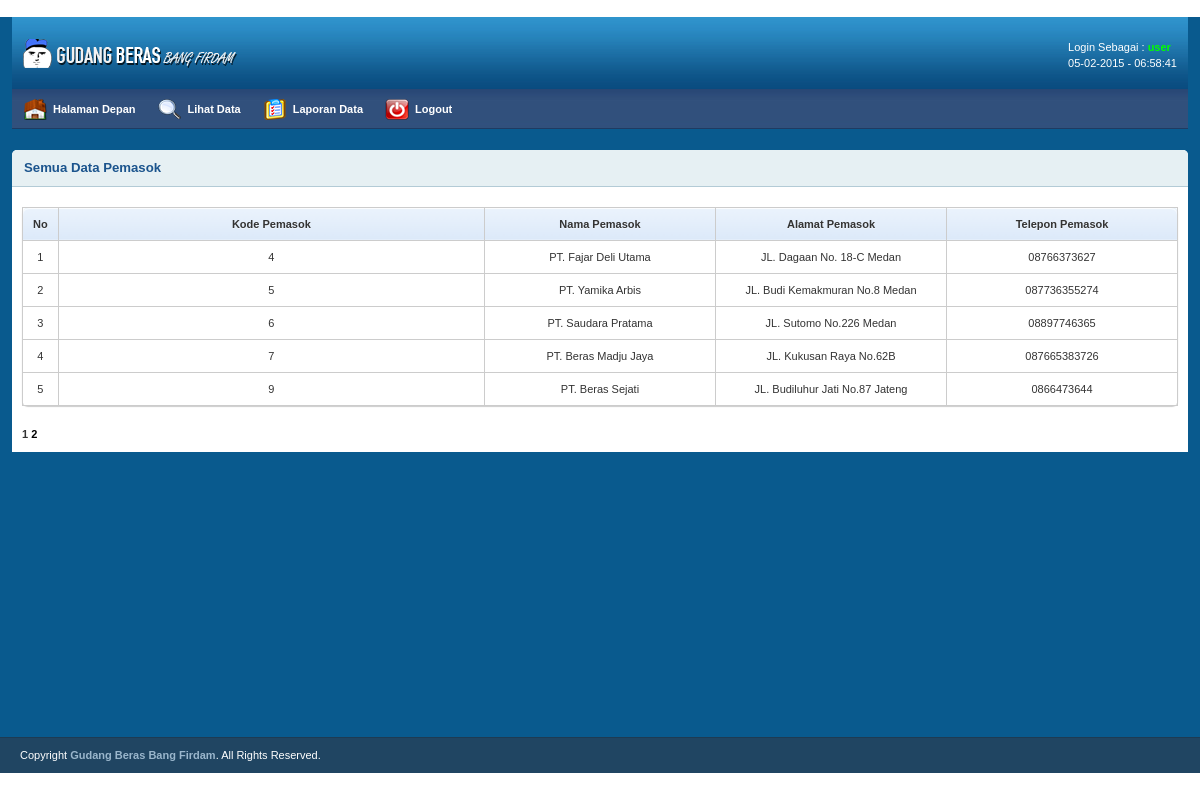
Page /main/lihat-pemasok.php (signed in) on the committed database.
### tables this page shows
CREATE TABLE IF NOT EXISTS `pemasok` (
  `kd_pemasok` int(10) NOT NULL AUTO_INCREMENT,
  `nama_pemasok` varchar(60) NOT NULL,
  `alamat_pemasok` varchar(70) NOT NULL,
  `telepon_pemasok` varchar(15) NOT NULL,
  PRIMARY KEY (`kd_pemasok`)
);

### main/lihat-pemasok.php (the view, shortened to what this page needs)
<?php
if(isset($_SESSION["user"]) && ($_SESSION["passwd"])){
?>
﻿<?php include "include/headernav.php"; ?>
        <div class="grid_12" style="margin-bottom:265px;">
            <div class="box round first fullpage">
                <h2>Semua Data Pemasok</h2>
                <div class="block">
			<form method="POST" action="lihat-pemasok.php">
			<table class="bordered">
    			<thead>
				<?php
					if(isset($_SESSION['level'])){
						if($_SESSION['level'] == "admin"){
				?>
    				<tr>
					<th width="1%"><center>No</center></th>
					<th><center>Kode Pemasok</center></th>
					<th width="20%"><center>Nama Pemasok</center></th>
					<th width="20%" ><center>Alamat Pemasok</center></th>
					<th width="20%" ><center>Telepon Pemasok</center></th>
					<th width="20%" ><center>Proses</center></th>
    				</tr>
				<?php
						}else if($_SESSION['level'] == "user"){
				?>
				<tr>
					<th width="1%"><center>No</center></th>
					<th><center>Kode Pemasok</center></th>
					<th width="20%"><center>Nama Pemasok</center></th>
					<th width="20%" ><center>Alamat Pemasok</center></th>
					<th width="20%" ><center>Telepon Pemasok</center></th>
    				</tr>
				<?php
						}
				}
				?>
			<?php
			$i = 1;
			$dataPerPage = 5;
			if(isset($_GET['page'])){
				$noPage = $_GET['page'];
			}else{
				$noPage = 1;
			}
			$offset = ($noPage - 1) * $dataPerPage;
			$keula = mysql_query("SELECT * FROM pemasok LIMIT $offset, $dataPerPage");
			while($data=mysql_fetch_array($keula)){
				if(isset($_SESSION['level'])){
					if($_SESSION['level'] == "admin"){
						echo "<tr><td><center>".$i."</center></td>
								<td><center>".$data["kd_pemasok"]."</center></td>
								<td><center>".$data["nama_pemasok"]."</center></td>
								<td><center>".$data["alamat_pemasok"]."</center></td>
								<td><center>".$data["telepon_pemasok"]."</center></td>
								<td><center><a href=tampil-edit-pemasok.php?kd_pemasok=$data[kd_pemasok]><img src='../images/main/editz.gif' /></a>&nbsp;&nbsp;
										<a href='#' onClick=\"return konfirmasiHapus('".$data["kd_pemasok"]."','".$data["nama_pemasok"]."','".$data["alamat_pemasok"]."','".$data["telepon_pemasok"]."');\" value='Hapus'><img src='../images/main/del.gif' /></a></center></td>
							</tr>";
							$i++;
					}else if($_SESSION['level'] == "user"){
						echo "<tr><td><center>".$i."</center></td>
								<td><center>".$data["kd_pemasok"]."</center></td>
								<td><center>".$data["nama_pemasok"]."</center></td>
								<td><center>".$data["alamat_pemasok"]."</center></td>
								<td><center>".$data["telepon_pemasok"]."</center></td>
							</tr>";
							$i++;
					}
				}
			}if(isset($_SESSION['level']) == "admin"){
				if($_GET["kd_pemasok"] != ""){
					$delete = mysql_query("DELETE FROM pemasok WHERE kd_pemasok=".$_GET['kd_pemasok']."");
						echo "<script language='javascript'>alert('Data berhasil di Hapus');</script>";
						echo '<meta http-equiv="refresh" content="0; url=lihat-pemasok.php">';
				}
			}if($_SESSION['level'] == "user"){
				if($_GET["kd_pemasok"] != ""){
						echo '<meta http-equiv="refresh" content="0; url=lihat-pemasok.php">';
				}
			}
			$hasil = mysql_query("SELECT COUNT(*) AS jumData FROM pemasok");
			$data = mysql_fetch_array($hasil);
			$jumData = $data['jumData'];
			$jumPage = ceil($jumData/$dataPerPage);
			?>
    			</thead>
			</table>
			</form>
			<div class="pagi">
		<?php
			for($page = 1; $page <= $jumPage; $page++){
				if((($page >= $noPage - 3) && ($page <= +3)) || ($page ==1) || ($page == $jumPage)){
						if(($page == $noPage)) echo "<b>".$page."</b>";
						else echo "<a href='".$_SERVER['PHP_SELF']."?page=".$page."'> ".$page." </a>";
					}
				}
				?>
		</div>
                </div>
            </div>
        </div>
    </div>
<?php include "include/footerinfo.php"; ?>
</body>
</html>
<?php
}else{
	header("location:../index.php");
}
?>

### css/main/text.css (style rules this page uses)
body { font: 13px/1.5 Tahoma, Helvetica, Arial, 'Liberation Sans', FreeSans, sans-serif; }
h2 { font-size: 23px; }
p, dl, hr, h1, h2, h3, h4, h5, h6, ol, ul, pre, table, address, fieldset { margin-bottom: 20px; }

### css/main/grid.css (style rules this page uses)
.grid_12 { display: inline;float: left;margin-left: 1%;margin-right: 1%; }
.container_12 .grid_12 { width: 98%; }

### css/main/layout.css (style rules this page uses)
body { background: #fff; color: #333; font-size: 11px; padding: 0 0 0px; }
a { color: #000;font-weight:bold;text-decoration: none; }
h1, h2, h3, h4, h5, h6 { line-height:1.2em; margin-bottom:.3em; }
h2 { margin-top:1em; }
.box { background:#fff; margin-bottom:20px; padding:10px 10px 10px 10px; margin-left:-8px; }
.box.round { -moz-border-radius: 5px 5px 0px 0px; -webkit-border-radius: 5px 5px 0px 0px; border-radius: 5px 5px 0px 0px; }
.box h2 { font-size:1.2em; font-weight:bold; color:#1B548D; background:#E6F0F3; margin:-10px -10px 0 -10px; padding:10px 12px; border-bottom:1px solid #B3CBD6; -moz-border-radius: 5px 5px 0px 0px; -webkit-border-radius: 5px 5px 0px 0px; border-radius: 5px 5px 0px 0px; }
.box.first { margin-top:20px; }
.block { padding-top:20px; }
.fullpage { margin-left:0px; }
.bordered { border: solid #ccc 1px; -moz-border-radius: 6px; -webkit-border-radius: 6px; border-radius: 6px; -webkit-box-shadow: 0 1px 1px #ccc; -moz-box-shadow: 0 1px 1px #ccc; box-shadow: 0 1px 1px #ccc; }
.bordered td, .bordered th { border-left: 1px solid #ccc; border-top: 1px solid #ccc; padding: 10px; text-align: left; }
.bordered th { background-color: #dce9f9; background-image: -webkit-gradient(linear, left top, left bottom, from(#ebf3fc), to(#dce9f9)); background-image: -webkit-linear-gradient(top, #ebf3fc, #dce9f9); background-image: -moz-linear-gradient(top, #ebf3fc, #dce9f9); background-image: -ms-linear-gradient(top, #ebf3fc, #dce9f9); background-image: -o-linear-gradient(top, #ebf3fc, #dce9f9); background-image: linear-gradient(top, #ebf3fc, #dce9f9); -webkit-box-shadow: 0 1px 0 rgba(255,255,255,.8) inset; -moz-box-shadow:0 1px 0 rgba(255,255,255,.8) inset; box-shadow: 0 1px 0 rgba(255,255,255,.8) inset; border-top: none; text-shadow: 0 1px 0 rgba(255,255,255,.5); }
.bordered td:first-child, .bordered th:first-child { border-left: none; }
.bordered th:first-child { -moz-border-radius: 6px 0 0 0; -webkit-border-radius: 6px 0 0 0; border-radius: 6px 0 0 0; }
.bordered th:last-child { -moz-border-radius: 0 6px 0 0; -webkit-border-radius: 0 6px 0 0; border-radius: 0 6px 0 0; }
.bordered tr:last-child td:first-child { -moz-border-radius: 0 0 0 6px; -webkit-border-radius: 0 0 0 6px; border-radius: 0 0 0 6px; }
.bordered tr:last-child td:last-child { -moz-border-radius: 0 0 6px 0; -webkit-border-radius: 0 0 6px 0; border-radius: 0 0 6px 0; }

### rows in the picture
pemasok: kd_pemasok "4", nama_pemasok "PT. Fajar Deli Utama", alamat_pemasok "JL. Dagaan No. 18-C Medan", telepon_pemasok "08766373627"
pemasok: kd_pemasok "5", nama_pemasok "PT. Yamika Arbis", alamat_pemasok "JL. Budi Kemakmuran No.8 Medan", telepon_pemasok "087736355274"
pemasok: kd_pemasok "6", nama_pemasok "PT. Saudara Pratama", alamat_pemasok "JL. Sutomo No.226 Medan", telepon_pemasok "08897746365"
pemasok: kd_pemasok "7", nama_pemasok "PT. Beras Madju Jaya", alamat_pemasok "JL. Kukusan Raya No.62B", telepon_pemasok "087665383726"
pemasok: kd_pemasok "9", nama_pemasok "PT. Beras Sejati", alamat_pemasok "JL. Budiluhur Jati No.87 Jateng", telepon_pemasok "0866473644"

### other values in the picture
$_SESSION['level'] "user"
